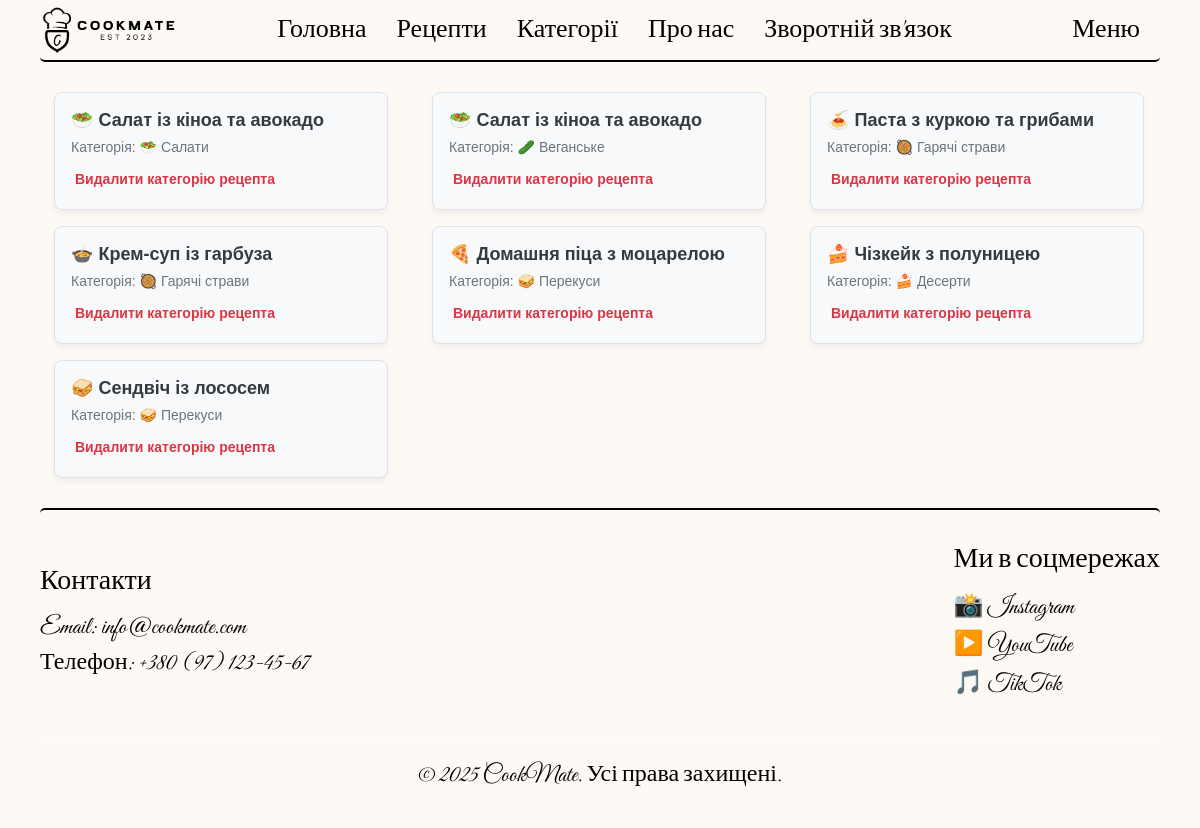
The app's page /recipes/manage_recipe_categories.php with its own data.
### tables this page shows
CREATE TABLE `recipe_categories` (
  `id` int NOT NULL,
  `recipe_id` int NOT NULL,
  `category_id` int NOT NULL
);

CREATE TABLE `recipe` (
  `id` int NOT NULL,
  `cook_id` int NOT NULL,
  `image` varchar(128) NOT NULL,
  `title` varchar(128) NOT NULL,
  `description` text NOT NULL,
  `complexity` tinyint NOT NULL
);

CREATE TABLE `category` (
  `id` int NOT NULL,
  `name` varchar(32) NOT NULL
);

### recipes/app/database/db.php (called while the page is built, shortened)
<?php
require('connect.php');
function dbCheckError($query){
    $errInfo = $query->errorInfo();
    return true;
}
function selectAll($table, $params = []){
    global $pdo;
    $sql = "SELECT * FROM $table";
    $query = $pdo->prepare($sql);
    $query->execute();
    return $query->fetchAll();
}

### recipes/manage_recipe_categories.php (the view, shortened to what this page needs)
<?php
$categories = selectAll('category');
$recipes = selectAll('recipe');
$recipe_categories = selectAll('recipe_categories');
?>
<!DOCTYPE html>
<html lang="en">
<head>
    <link rel="stylesheet" href="./assets/css/styles.css">
</head>
<body>
    <?php include("app/include/header.php"); ?>
    <div class="container">
        <div class="rc-container">
            <?php foreach ($recipe_categories as $rc): ?>
                <?php
                    $recipeTitle = '';
                    foreach ($recipes as $recipe) {
                        if ($recipe['id'] == $rc['recipe_id']) {
                            $recipeTitle = $recipe['title'];
                            break;
                        }
                    }
                    $categoryName = '';
                    foreach ($categories as $category) {
                        if ($category['id'] == $rc['category_id']) {
                            $categoryName = $category['name'];
                            break;
                        }
                    }
                ?>
                <div class="rc-item">
                    <div class="rc-title"><?= htmlspecialchars($recipeTitle) ?></div>
                    <div class="rc-category">Категорія: <?= htmlspecialchars($categoryName) ?></div>
                    <div class="delrec1-div">
                        <a href="editrecipe.php?rcdel_id=<?= $rc['id'] ?>" class="delrec1-btn" onclick="return confirm('Ви впевнені, що хочете видалити категорію рецепта?');">Видалити категорію рецепта</a>
                    </div>
                </div>
            <?php endforeach; ?>
        </div>
    </div>
    <?php include("app/include/footer.php"); ?>
</body>
</html>

### recipes/assets/css/styles.css (style rules this page uses)
* { margin: 0; padding: 0; font-weight: 400; text-decoration: none; color: white; font-family: "Montserrat", sans-serif; font-optical-sizing: auto; font-weight: 500; font-style: normal; text-decoration: none; }
body { background-color: #fdfaf6; color: black; }
html { scroll-behavior: smooth; }
a { font-weight: 700; }
.container { max-width: 1120px; margin: 0 auto; }
.rc-container { display: flex; flex-wrap: wrap; gap: 16px; margin: 30px auto; }
.rc-item { background-color: #f8f9fa; border: 1px solid #dee2e6; border-radius: 8px; padding: 16px; width: 300px; box-shadow: 0 4px 6px rgba(0, 0, 0, 0.05); position: relative; transition: 0.3s ease; margin: 0 14px; }
.rc-title { font-weight: bold; font-size: 18px; margin-bottom: 8px; color: #343a40; }
.rc-category { font-size: 14px; color: #6c757d; margin-bottom: 10px; }
.delrec1-div { margin-top: 8px; }
.delrec1-btn { display: inline-block; padding: 6px 4px; color: #dc3545; border-radius: 4px; text-decoration: none; font-size: 14px; transition: background-color 0.3s ease; }

### records on screen
recipe_categories: recipe.title "🥗 Салат із кіноа та авокадо", category.name "🥗 Салати"
recipe_categories: recipe.title "🥗 Салат із кіноа та авокадо", category.name "🥒 Веганське"
recipe_categories: recipe.title "🍝 Паста з куркою та грибами", category.name "🥘 Гарячі страви"
recipe_categories: recipe.title "🍲 Крем-суп із гарбуза", category.name "🥘 Гарячі страви"
recipe_categories: recipe.title "🍕 Домашня піца з моцарелою", category.name "🥪 Перекуси"
recipe_categories: recipe.title "🍰 Чізкейк з полуницею", category.name "🍰 Десерти"
recipe_categories: recipe.title "🥪 Сендвіч із лососем", category.name "🥪 Перекуси"
